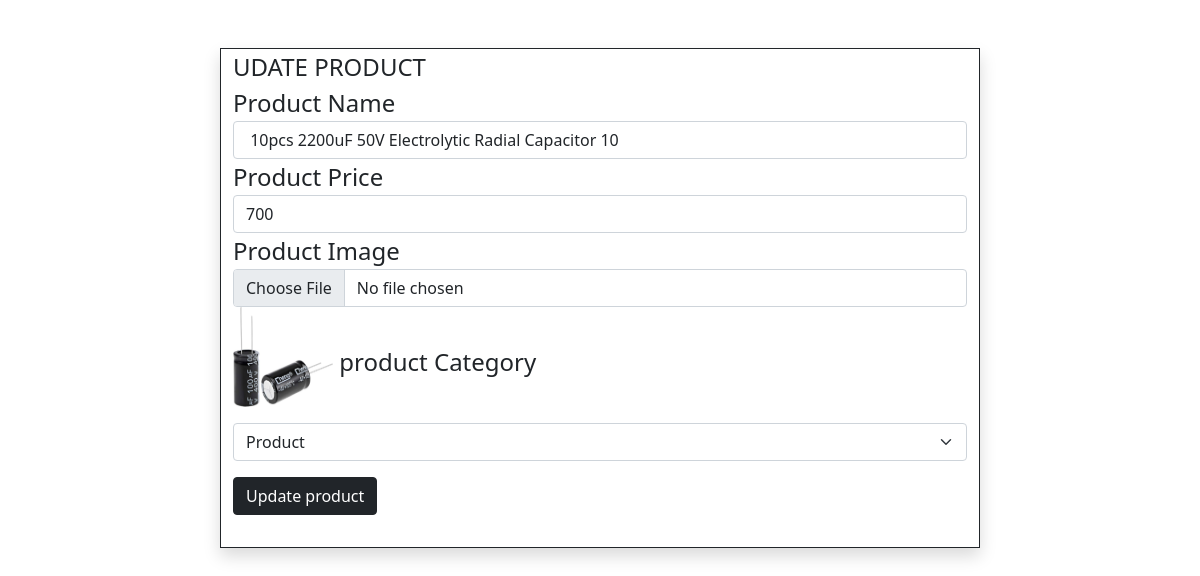
/website/update.php?update=1, run on the app's committed database.
### tables this page shows
CREATE TABLE `product` (
  `id` int(11) NOT NULL,
  `name` varchar(50) NOT NULL,
  `price` bigint(100) NOT NULL,
  `image` varchar(250) NOT NULL,
  `category` varchar(100) NOT NULL
);

### website/update.php (the view, shortened to what this page needs)
<?php
include('connection.php');
$id= $_GET['update'];
$select_query="select * from product where id=$id ";
$result=mysqli_query($connect,$select_query);
$data=mysqli_fetch_array($result);
?>
<!DOCTYPE html>
<html lang="en">
<head>
<link href="https://cdn.jsdelivr.net/npm/bootstrap@5.1.3/dist/css/bootstrap.min.css" rel="stylesheet"
>
</head>
<body>
    <div class="container">
        <div class="row">
            <div class="col-md-8 m-auto mt-5 border border-dark shadow  ">
                <form method="post" enctype="multipart/form-data">
                    <legend class="mx-auto">UDATE PRODUCT<legend>
                    <label> Product Name</label>
                    <input type="text" name="n" placeholder="Enter product name" class="form-control md-3" value="<?php echo $data['name'] ?>">
                    <label> Product Price</label>
                    <input type="number" name="pr" placeholder="Enter product price" class="form-control md-3"  value="<?php echo $data['price'] ?>">
                    <label> Product Image</label>
                    <input type="file" name="img" placeholder="Enter product image" class="form-control md-3">
                            <img class="mb-3"src="<?php echo "img/".$data['image'] ?>"width="100px" height="100px">
                    <label> product Category</label>
                    <select class="form-select mb-3" name="s">
                    <option value="Product">Product</option>
                   </select>
                   <button class="btn btn-dark mb-3" name="update">Update product</button>
</form>
            </div>
        </div>
    </div>

### data on the page
product: n "10pcs 2200uF 50V Electrolytic Radial Capacitor 10", pr "700", image (picture)
